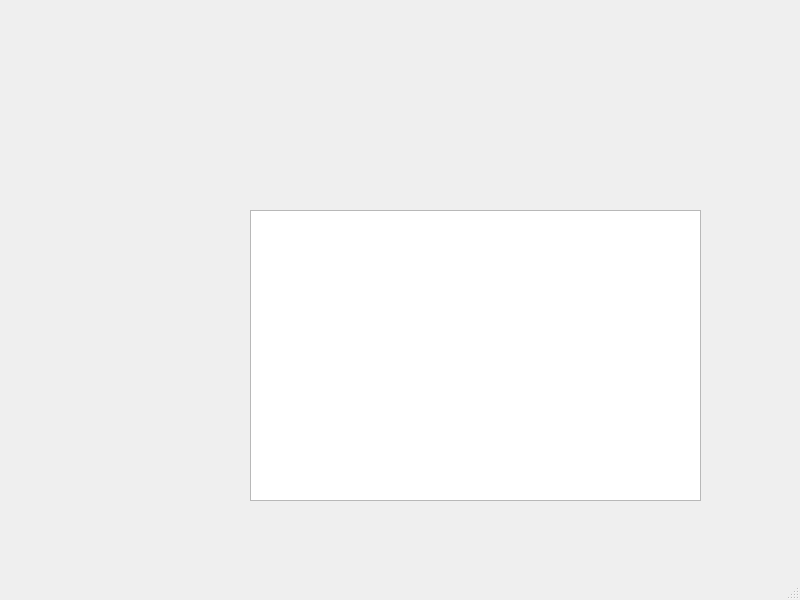
<?xml version="1.0" encoding="UTF-8"?>
<ui version="4.0">
 <class>MainWindow</class>
 <widget class="QMainWindow" name="MainWindow">
  <property name="geometry">
   <rect>
    <x>0</x>
    <y>0</y>
    <width>800</width>
    <height>600</height>
   </rect>
  </property>
  <property name="windowTitle">
   <string>MainWindow</string>
  </property>
  <widget class="QWidget" name="centralwidget">
   <widget class="QTableView" name="tableView">
    <property name="geometry">
     <rect>
      <x>250</x>
      <y>210</y>
      <width>451</width>
      <height>291</height>
     </rect>
    </property>
   </widget>
  </widget>
  <widget class="QMenuBar" name="menubar">
   <property name="geometry">
    <rect>
     <x>0</x>
     <y>0</y>
     <width>800</width>
     <height>27</height>
    </rect>
   </property>
  </widget>
  <widget class="QStatusBar" name="statusbar"/>
 </widget>
 <resources/>
 <connections/>
</ui>
